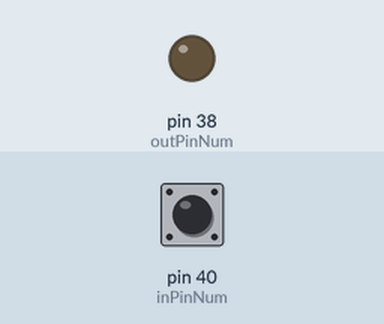
A program run on a simulated Raspberry Pi (header pin numbers). On the bench: output pins drawn as LEDs (lit = HIGH). The test bench sets the inputs (shaded band); at power-on: pin 40 (inPinNum) HIGH. What the program prints to the terminal is not drawn.

Above: at 1.2 s.
1.3 s: pin 40 (inPinNum) pulled LOW for 0.15 s
Timing chart, 0 to 4.3 s (numbered marks = the images above; inputs shaded):
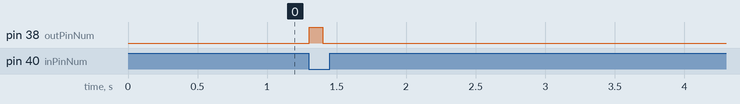

Measured:
- after the input at 1.3 s, pin 38 (outPinNum): LOW → HIGH at once, → LOW 0.10 s later

The program:

assg_ls_07_02_d15m01y2023.py
```python
# assg_ls_07_02_d15m01y2023.py
# GPIOInput Internal (Built-in) pullup
# Assignment for lesson 07
# Attempt #1:
# Modify previous code to change push button into
# toggle switch such that it
#
# Import time module for delay:
from time import sleep

# Import GPIO library as alias:
import RPi.GPIO as GPIO
# Set pin numbering mode (in this case BOARD numbering
# system otherwise known as the physical numbering
# system, NOT BCM):
GPIO.setmode(GPIO.BOARD)

# Initialize variables:
delay = 0.1                         # Time delay (in seconds)

inPinNum = 40                     # set pin variable
outPinNum = 38                     # "

GPIO.setup(outPinNum, GPIO.OUT)     # set GPIO output pin

GPIO.setup(inPinNum, GPIO.IN, pull_up_down = GPIO.PUD_UP)       # set GPIO input pin

try:
    while True:
        # Read value from pin and assign to variable:
        readVal = GPIO.input(inPinNum)
        print(readVal)
        # If statements:
        if readVal == 0:
            readVal = 1
            while readVal > 0:
                #readVal = GPIO.input(inPinNum)
                print(readVal)
                GPIO.output(outPinNum, 1)
                sleep(delay)
                readVal = GPIO.input(inPinNum)
        if readVal == 0:
            readVal = 1
            while readVal > 0:
                #readVal = GPIO.input(inPinNum)
                print(readVal)
                GPIO.output(outPinNum, 0)
                sleep(delay)

        sleep(delay)
except KeyboardInterrupt:
    GPIO.cleanup()                 # Release GPIO pins
    print("\nGPIO pins are cleaned and released!")
```
